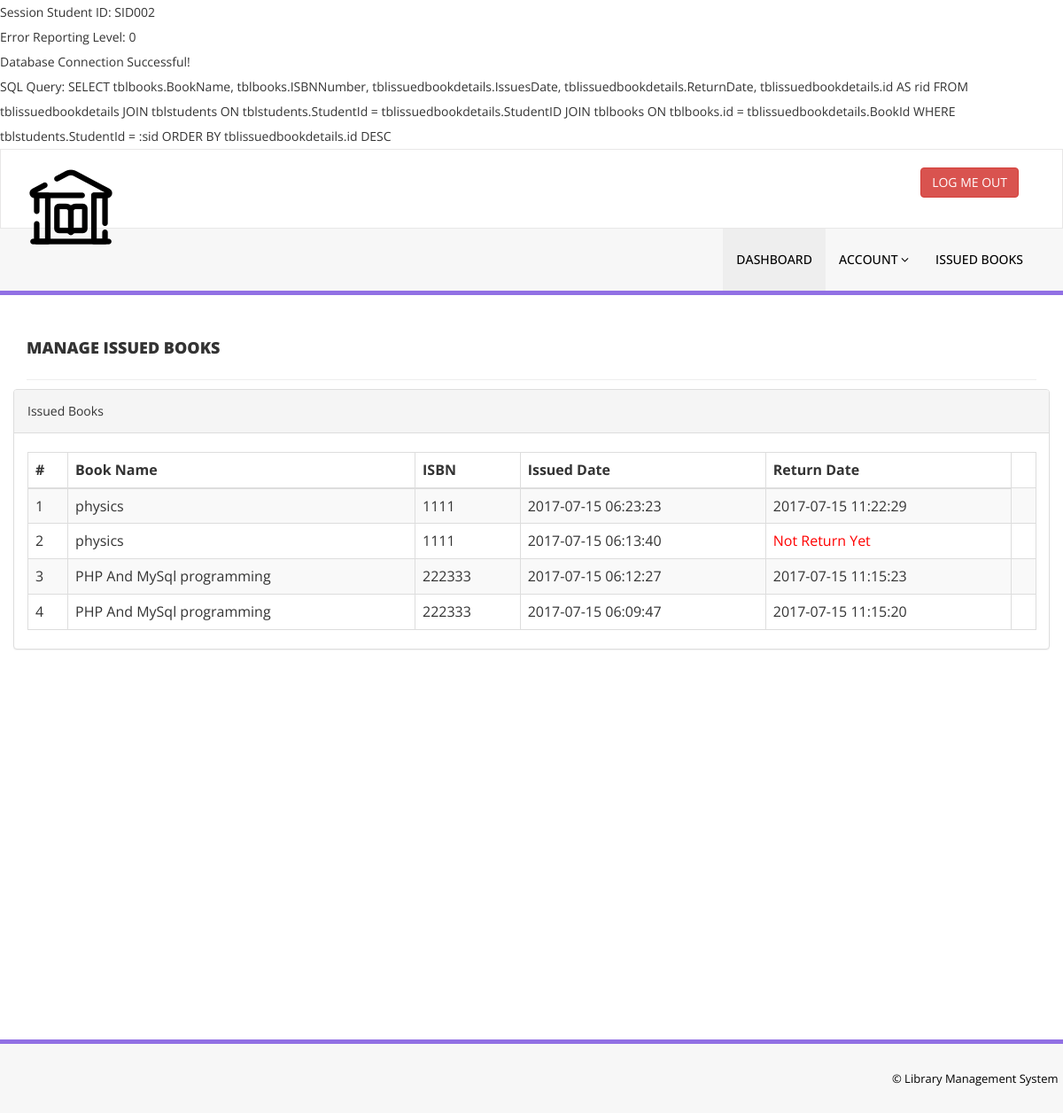
/library/issued-books.php (signed in), run on the app's committed database.
### tables this page shows
CREATE TABLE `tblissuedbookdetails` (
  `id` int(11) NOT NULL,
  `BookId` int(11) DEFAULT NULL,
  `StudentID` varchar(150) DEFAULT NULL,
  `IssuesDate` timestamp NULL DEFAULT current_timestamp(),
  `ReturnDate` timestamp NULL DEFAULT NULL ON UPDATE current_timestamp(),
  `RetrunStatus` int(1) DEFAULT NULL,
  `fine` int(11) DEFAULT NULL
);

CREATE TABLE `tblbooks` (
  `id` int(11) NOT NULL,
  `BookName` varchar(255) DEFAULT NULL,
  `CatId` int(11) DEFAULT NULL,
  `AuthorId` int(11) DEFAULT NULL,
  `ISBNNumber` int(11) DEFAULT NULL,
  `BookPrice` int(11) DEFAULT NULL,
  `RegDate` timestamp NULL DEFAULT current_timestamp(),
  `UpdationDate` timestamp NULL DEFAULT NULL ON UPDATE current_timestamp()
);

### library/issued-books.php (the view, shortened to what this page needs)
<?php
include('includes/config.php');
if(isset($_SESSION['stdid'])) {
    $sid = $_SESSION['stdid'];
    echo "Session Student ID: " . $sid . "<br>";
} else {
    echo "Session Student ID is not set!<br>";
}
echo "Error Reporting Level: " . error_reporting() . "<br>";
try {
    $dbh = new PDO("mysql:host=$db_host;dbname=$db_name", $db_user, $db_password);
    echo "Database Connection Successful!<br>";
} catch(PDOException $e) {
    echo "Failed to connect to the database: " . $e->getMessage() . "<br>";
}
$sql = "SELECT tblbooks.BookName, tblbooks.ISBNNumber, tblissuedbookdetails.IssuesDate, tblissuedbookdetails.ReturnDate, tblissuedbookdetails.id AS rid
        FROM tblissuedbookdetails
        JOIN tblstudents ON tblstudents.StudentId = tblissuedbookdetails.StudentID
        JOIN tblbooks ON tblbooks.id = tblissuedbookdetails.BookId
        WHERE tblstudents.StudentId = :sid
        ORDER BY tblissuedbookdetails.id DESC";
echo "SQL Query: " . $sql . "<br>";
$query = $dbh->prepare($sql);
$query->bindParam(':sid', $sid, PDO::PARAM_STR);
$query->execute();
$results = $query->fetchAll(PDO::FETCH_OBJ);
?>
<!DOCTYPE html>
<html xmlns="http://www.w3.org/1999/xhtml">
<head>
    <link href="assets/css/bootstrap.css" rel="stylesheet" />
    <link href="assets/css/font-awesome.css" rel="stylesheet" />
    <link href="assets/js/dataTables/dataTables.bootstrap.css" rel="stylesheet" />
    <link href="assets/css/style.css" rel="stylesheet" />
</head>
<body>
<?php include('includes/header.php');?>
<div class="content-wrapper">
    <div class="container">
        <div class="row pad-botm">
            <div class="col-md-12">
                <h4 class="header-line">Manage Issued Books</h4>
            </div>
            <div class="row">
                <div class="col-md-12">
                    <div class="panel panel-default">
                        <div class="panel-heading">
                            Issued Books
                        </div>
                        <div class="panel-body">
                            <div class="table-responsive">
                                <table class="table table-striped table-bordered table-hover" id="dataTables-example">
                                    <thead>
                                        <tr>
                                            <th>#</th>
                                            <th>Book Name</th>
                                            <th>ISBN</th>
                                            <th>Issued Date</th>
                                            <th>Return Date</th>
                                        </tr>
                                    </thead>
                                    <tbody>
                                        <?php
                                        $cnt = 1;
                                        if($query->rowCount() > 0) {
                                            foreach($results as $result) { ?>
                                                <tr class="odd gradeX">
                                                    <td class="center"><?php echo htmlentities($cnt);?></td>
                                                    <td class="center"><?php echo htmlentities($result->BookName);?></td>
                                                    <td class="center"><?php echo htmlentities($result->ISBNNumber);?></td>
                                                    <td class="center"><?php echo htmlentities($result->IssuesDate);?></td>
                                                    <td class="center"><?php if($result->ReturnDate == "") { ?>
                                                            <span style="color:red"><?php echo htmlentities("Not Return Yet"); ?></span>
                                                        <?php } else {
                                                            echo htmlentities($result->ReturnDate);
                                                        } ?></td>
                                                    <td class="center"><?php echo htmlentities($result->Action);?></td>
                                                </tr>
                                                <?php $cnt = $cnt + 1;
                                            }
                                        } ?>
                                    </tbody>
                                </table>
                            </div>
                        </div>
                    </div>
                </div>
            </div>
        </div>
    </div>
</div>
<?php include('includes/footer.php');?>
</body>
</html>

### library/assets/css/style.css (style rules this page uses)
.content-wrapper { margin-top: 40px; min-height:800px; padding-bottom:90px; }
.header-line { font-weight:900; padding-bottom:25px; border-bottom:1px solid #eeeeee; text-transform:uppercase; }
.pad-botm { padding-bottom:30px; }

### data on the page
tblissuedbookdetails: BookId.BookName "physics", BookId.ISBNNumber "1111", IssuesDate "2017-07-15 06:23:23", ReturnDate "2017-07-15 11:22:29"
tblissuedbookdetails: BookId.BookName "physics", BookId.ISBNNumber "1111", IssuesDate "2017-07-15 06:13:40"
tblissuedbookdetails: BookId.BookName "PHP And MySql programming", BookId.ISBNNumber "222333", IssuesDate "2017-07-15 06:12:27", ReturnDate "2017-07-15 11:15:23"
tblissuedbookdetails: BookId.BookName "PHP And MySql programming", BookId.ISBNNumber "222333", IssuesDate "2017-07-15 06:09:47", ReturnDate "2017-07-15 11:15:20"

### other printed values
$sid "SID002"
error_reporting() "0"
